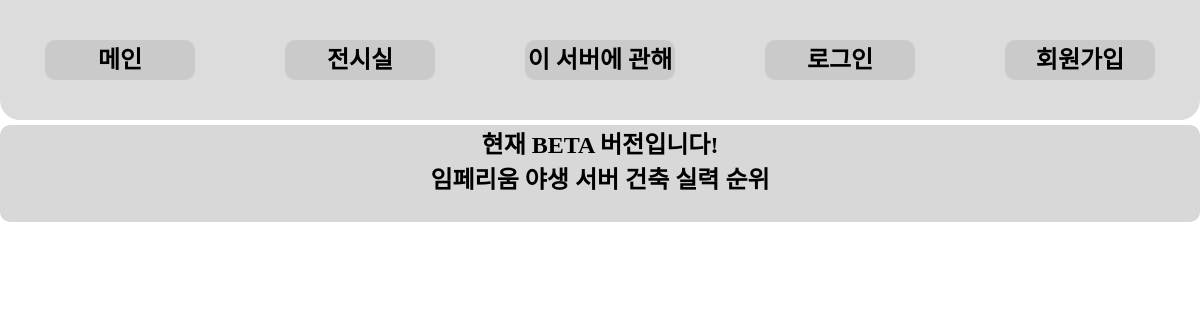
Page /build_ranking/ on the earlier database version.
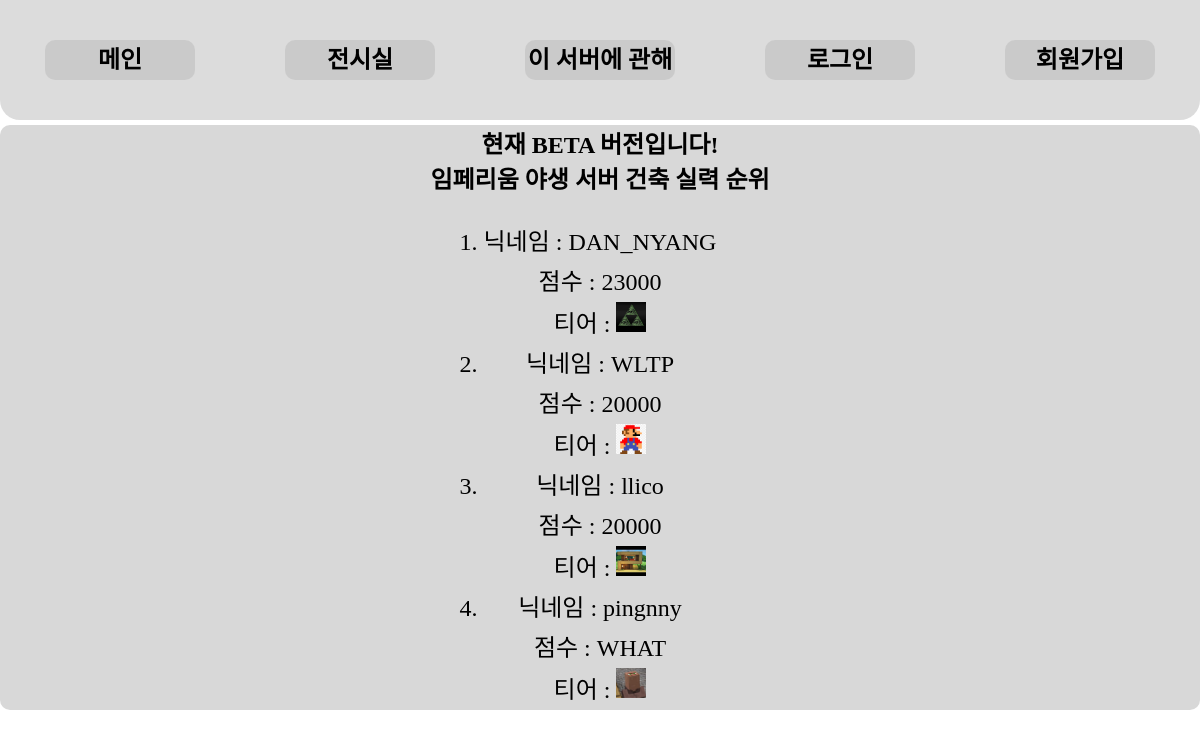
Same page on the later database version.
### build_ranking/models.py (models this page shows, shortened)
class Player(models.Model):
    nickname = models.CharField(max_length=255)
    point = models.CharField(max_length=255)
    rank = models.IntegerField(default=0)
    tier = models.ImageField(blank=True, null=True)

### build_ranking/views.py (the view)
# urls.py: path('build_ranking/', build_ranking_main, name='build_ranking'),
def build_ranking_main(request):
    players = Player.objects.all().order_by("rank")
    content = {"players": players}
    return render(request, "build_ranking/index.html", content)

### templates/build_ranking/index.html
{% extends 'base.html' %}
{% block content %}
<div class="content2">
    <h1>현재 BETA 버전입니다!</h1>
    <h2>임페리움 야생 서버 건축 실력 순위</h2>
    <br>
    <ol>
        {% for player in players %}
        <li>
            <div>
                닉네임 : {{ player.nickname }}
            </div>
            <div>
                점수 : {{ player.point }}
            </div>
            <div>
                티어 : <img src = "{{ player.tier.url }}" style="height: 30px; width: 30px;">
            </div>
        </li>
        {% endfor %}
</div>
{% endblock %}

Differences in the rows shown:
added Player: nickname "DAN_NYANG", point "23000", tier (picture)
added Player: nickname "WLTP", point "20000", tier (picture)
added Player: nickname "llico", point "20000", tier (placeholder picture)
added Player: nickname "pingnny", point "WHAT", tier (picture)
